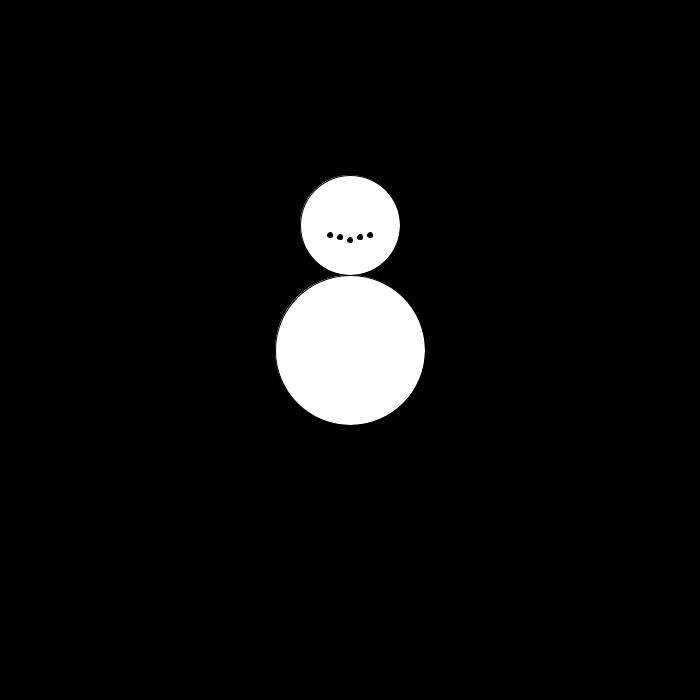
Frame 1 (no input)
Frame 60 (the mouse pressed at the canvas centre just before this capture): identical to frame 1, image omitted
Frame 120 (the mouse held since frame 60 and released just before this capture): identical to frame 1, image omitted

The Processing sketch that drew this single still picture (run headless with seeded random() and noise(); from frame 60 on, the mouse is pressed at the canvas centre):

// Processing sketch: snowMan_6a
// ── snowMan_6a.pde
SnowMan snowman;

void setup() 
{
  snowman = new SnowMan( width/2 , height/2 );
  size( 700, 700 );
}

void draw()
{
  
  background(0);
  snowman.draw();
  
}

void keyPressed() 
{
 
  switch ( key )
  {
    
    case 'm':
      snowman.melt();
      break;
    case 'f':
       snowman.umelt();
       break;
    case 'h':
      snowman.happy = true;
      break;
    case 's':
      snowman.happy = false;
      break;
      
  }
  
}

// ── SnowMan.pde
class SnowMan 
{
  
  float x, y;
  boolean melted,happy;
  
  SnowMan( float _x, float _y )
  {
    
    x = _x;
    y = _y;
    melted = false;
    happy = true;
    
  }
  
  void draw() 
  {
   
    push();
    
    translate( x, y );
    ellipse( 0, 0, 150, 150 );
    fill(255);
    if ( melted ) 
    {
      ellipse( 125, 25, 100, 100 );
    }
    else
    {
      ellipse( 0, -125, 100, 100 );
    }
    
    if ( happy )
    {
      fill(0);
      ellipse( 0, -110, 5, 5);
      ellipse( 10, -113, 5, 5);
      ellipse( 20, -115, 5, 5);
      ellipse( -10, -113, 5, 5);
      ellipse( -20, -115, 5, 5);
      
    }
    else 
    {
      fill(0);
      ellipse( 0, -115, 5, 5);
      ellipse( 10, -113, 5, 5);
      ellipse( 20, -110, 5, 5);
      ellipse( -10, -113, 5, 5);
      ellipse( -20, -110, 5, 5);
      
    }
    
    
    pop();
    
  }
  
  void melt()
  {
    
    melted = true;
    
  }
  
  void umelt()
  {
   
    melted = false;
    
  }
  
}
